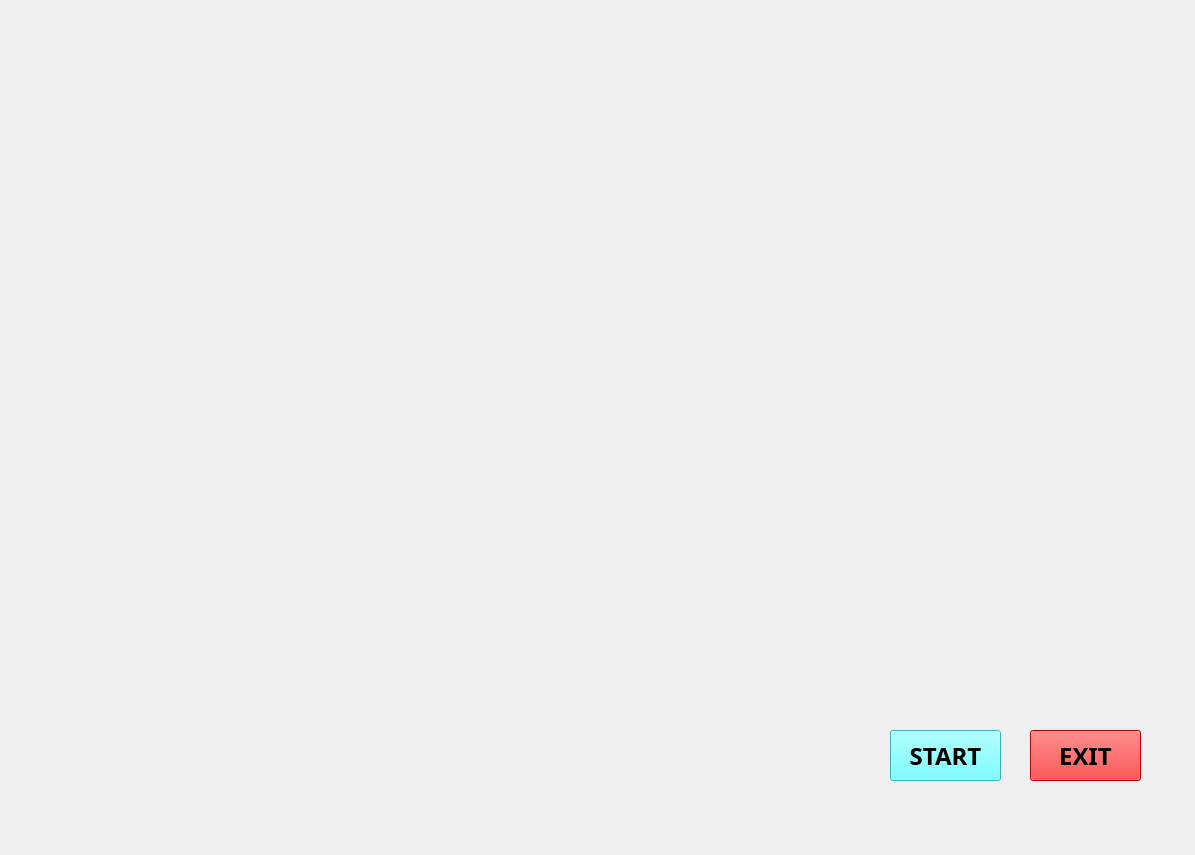
<?xml version="1.0" encoding="UTF-8"?>
<ui version="4.0">
 <class>jarvisUi</class>
 <widget class="QMainWindow" name="jarvisUi">
  <property name="geometry">
   <rect>
    <x>0</x>
    <y>0</y>
    <width>1195</width>
    <height>855</height>
   </rect>
  </property>
  <property name="windowTitle">
   <string>MainWindow</string>
  </property>
  <widget class="QWidget" name="centralwidget">
   <widget class="QLabel" name="label">
    <property name="geometry">
     <rect>
      <x>-10</x>
      <y>-10</y>
      <width>1221</width>
      <height>881</height>
     </rect>
    </property>
    <property name="text">
     <string/>
    </property>
    <property name="pixmap">
     <pixmap>matt-gross-9aCkSl6YcXg-unsplash.jpg</pixmap>
    </property>
    <property name="scaledContents">
     <bool>true</bool>
    </property>
   </widget>
   <widget class="QLabel" name="label_2">
    <property name="geometry">
     <rect>
      <x>340</x>
      <y>160</y>
      <width>541</width>
      <height>531</height>
     </rect>
    </property>
    <property name="text">
     <string/>
    </property>
    <property name="pixmap">
     <pixmap>XDZT.gif</pixmap>
    </property>
    <property name="scaledContents">
     <bool>true</bool>
    </property>
   </widget>
   <widget class="QLabel" name="label_3">
    <property name="geometry">
     <rect>
      <x>60</x>
      <y>30</y>
      <width>401</width>
      <height>111</height>
     </rect>
    </property>
    <property name="text">
     <string/>
    </property>
    <property name="pixmap">
     <pixmap>Jarvis_Loading_Screen.gif</pixmap>
    </property>
   </widget>
   <widget class="QPushButton" name="pushButton">
    <property name="geometry">
     <rect>
      <x>890</x>
      <y>730</y>
      <width>111</width>
      <height>51</height>
     </rect>
    </property>
    <property name="font">
     <font>
      <family>Nexa</family>
      <pointsize>18</pointsize>
      <weight>75</weight>
      <bold>true</bold>
     </font>
    </property>
    <property name="cursor">
     <cursorShape>PointingHandCursor</cursorShape>
    </property>
    <property name="autoFillBackground">
     <bool>false</bool>
    </property>
    <property name="styleSheet">
     <string notr="true">background-color: rgb(85, 255, 255);</string>
    </property>
    <property name="text">
     <string>START</string>
    </property>
    <property name="flat">
     <bool>false</bool>
    </property>
   </widget>
   <widget class="QPushButton" name="pushButton_2">
    <property name="geometry">
     <rect>
      <x>1030</x>
      <y>730</y>
      <width>111</width>
      <height>51</height>
     </rect>
    </property>
    <property name="font">
     <font>
      <family>Nexa</family>
      <pointsize>18</pointsize>
      <weight>75</weight>
      <bold>true</bold>
     </font>
    </property>
    <property name="cursor">
     <cursorShape>PointingHandCursor</cursorShape>
    </property>
    <property name="autoFillBackground">
     <bool>false</bool>
    </property>
    <property name="styleSheet">
     <string notr="true">background-color: rgb(255, 0, 0);</string>
    </property>
    <property name="text">
     <string>EXIT</string>
    </property>
    <property name="checkable">
     <bool>false</bool>
    </property>
    <property name="flat">
     <bool>false</bool>
    </property>
   </widget>
   <widget class="QLabel" name="label_4">
    <property name="geometry">
     <rect>
      <x>490</x>
      <y>40</y>
      <width>301</width>
      <height>81</height>
     </rect>
    </property>
    <property name="text">
     <string/>
    </property>
    <property name="pixmap">
     <pixmap>C:/Users/babar/Downloads/vecteezy_abstract-futuristic-background-with-cyberpunk-style-design_-[Converted].gif</pixmap>
    </property>
    <property name="scaledContents">
     <bool>true</bool>
    </property>
   </widget>
   <widget class="QLabel" name="label_5">
    <property name="geometry">
     <rect>
      <x>800</x>
      <y>40</y>
      <width>301</width>
      <height>81</height>
     </rect>
    </property>
    <property name="text">
     <string/>
    </property>
    <property name="pixmap">
     <pixmap>C:/Users/babar/Downloads/vecteezy_abstract-futuristic-background-with-cyberpunk-style-design_-[Converted].gif</pixmap>
    </property>
    <property name="scaledContents">
     <bool>true</bool>
    </property>
   </widget>
   <widget class="QTextBrowser" name="textBrowser">
    <property name="geometry">
     <rect>
      <x>500</x>
      <y>50</y>
      <width>261</width>
      <height>51</height>
     </rect>
    </property>
    <property name="font">
     <font>
      <family>Nexa Heavy</family>
      <pointsize>18</pointsize>
      <weight>75</weight>
      <bold>true</bold>
     </font>
    </property>
    <property name="styleSheet">
     <string notr="true">background:transparent;
border-radius:none;</string>
    </property>
   </widget>
   <widget class="QTextBrowser" name="textBrowser_2">
    <property name="geometry">
     <rect>
      <x>810</x>
      <y>50</y>
      <width>261</width>
      <height>51</height>
     </rect>
    </property>
    <property name="font">
     <font>
      <family>Nexa Heavy</family>
      <pointsize>18</pointsize>
      <weight>75</weight>
      <bold>true</bold>
     </font>
    </property>
    <property name="styleSheet">
     <string notr="true">background:transparent;
border-radius:none;</string>
    </property>
   </widget>
  </widget>
 </widget>
 <resources/>
 <connections/>
</ui>
